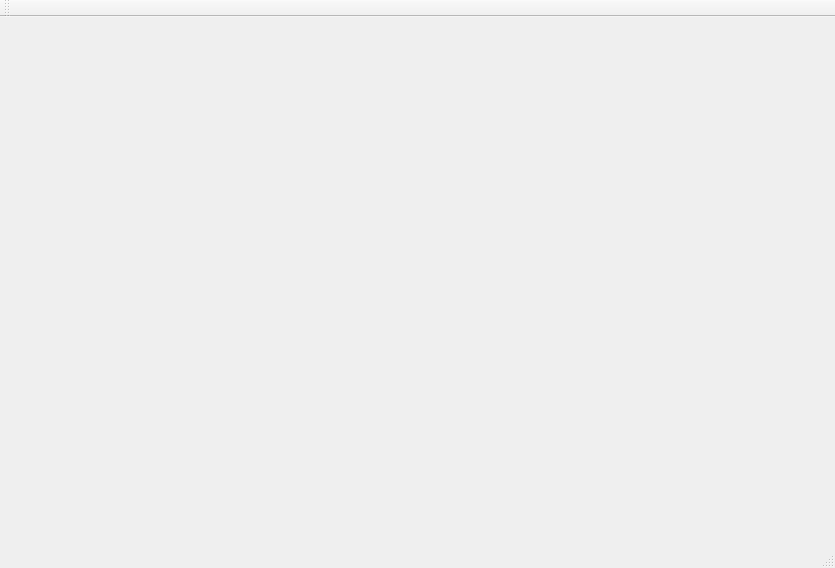
<?xml version="1.0" encoding="UTF-8"?>
<ui version="4.0">
 <class>MainWindow</class>
 <widget class="QMainWindow" name="MainWindow">
  <property name="geometry">
   <rect>
    <x>0</x>
    <y>0</y>
    <width>835</width>
    <height>568</height>
   </rect>
  </property>
  <property name="windowTitle">
   <string>MainWindow</string>
  </property>
  <widget class="QWidget" name="centralWidget"/>
  <widget class="QMenuBar" name="menuBar">
   <property name="geometry">
    <rect>
     <x>0</x>
     <y>0</y>
     <width>835</width>
     <height>22</height>
    </rect>
   </property>
  </widget>
  <widget class="QToolBar" name="mainToolBar">
   <attribute name="toolBarArea">
    <enum>TopToolBarArea</enum>
   </attribute>
   <attribute name="toolBarBreak">
    <bool>false</bool>
   </attribute>
  </widget>
  <widget class="QStatusBar" name="statusBar"/>
 </widget>
 <layoutdefault spacing="6" margin="11"/>
 <resources/>
 <connections/>
</ui>
